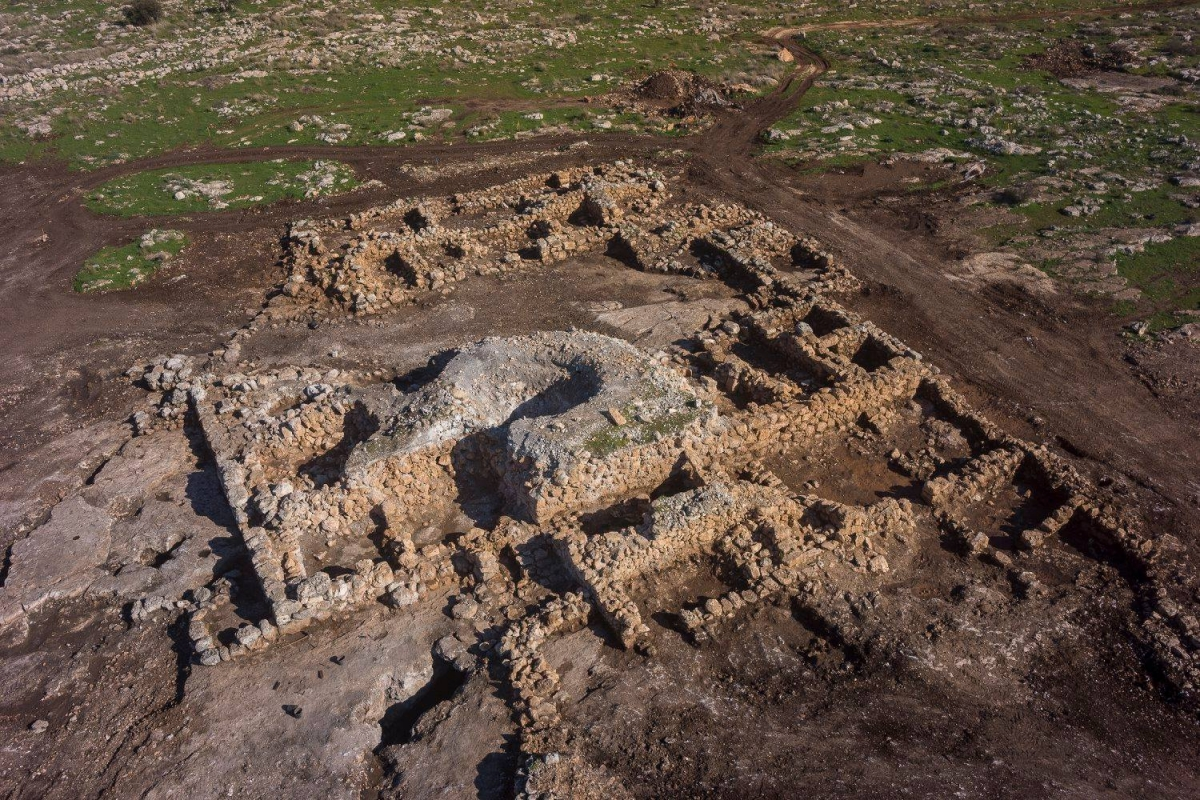
#> input picture R.jpeg, 1200 x 800 px
$ python main.py
#> lines starting #> are read from the running program, lines starting #| are printed output that depends on the picture
from PIL import Image, ImageDraw
import json

# Load the image
image_path = 'R.jpeg'
image = Image.open(image_path)
#> image is the input picture: PIL image 1200x800 RGB; mean R, G, B 99.4, 81.8, 68.7
gray_image = image.convert('L')
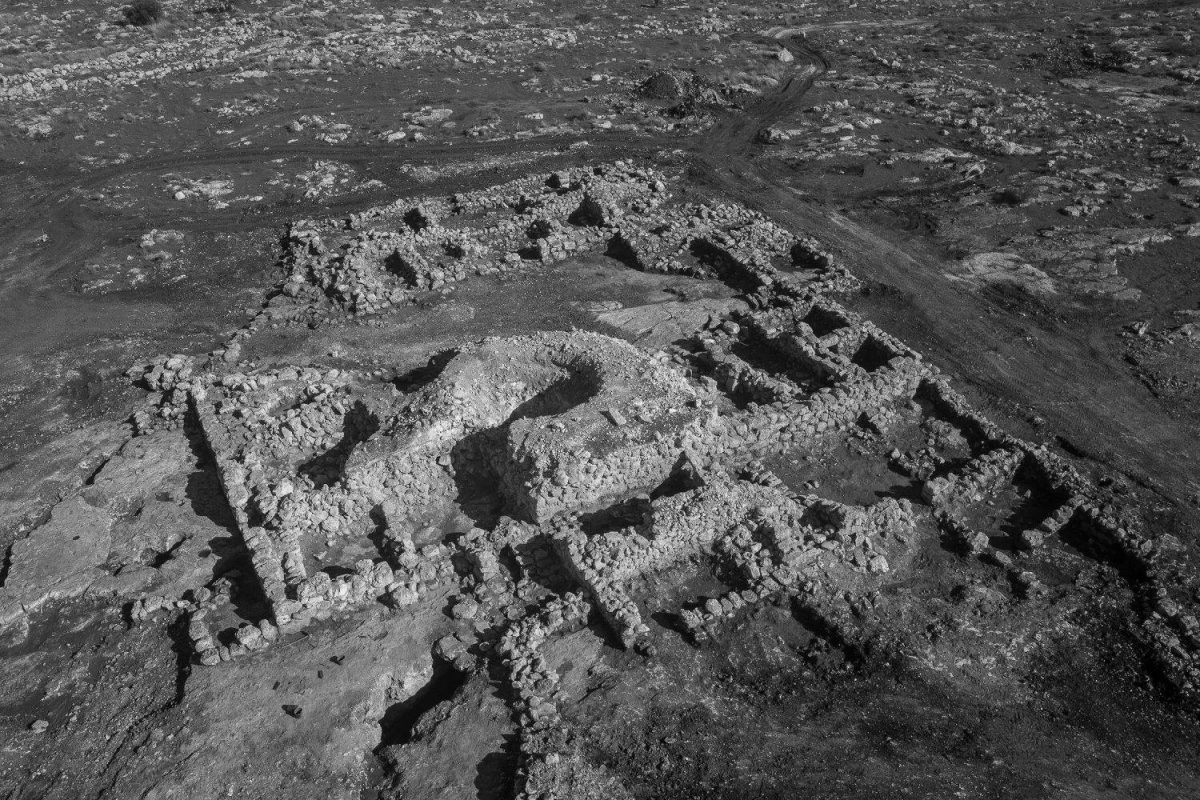
#> gray_image: PIL image 1200x800 L; min 0, max 244, mean 85.5

detected_objects = [(50, 50, 100, 150), (200, 80, 120, 160)]

# Determine the overall bounding rectangle
if detected_objects:
    x_min = min([x for (x, y, w, h) in detected_objects])
    y_min = min([y for (x, y, w, h) in detected_objects])
    x_max = max([x + w for (x, y, w, h) in detected_objects])
    y_max = max([y + h for (x, y, w, h) in detected_objects])

    bounding_box = (x_min, y_min, x_max - x_min, y_max - y_min)
else:
    bounding_box = (0, 0, gray_image.width, gray_image.height)

# Draw the bounding rectangle on the image
draw = ImageDraw.Draw(image)
draw.rectangle([bounding_box[0], bounding_box[1], bounding_box[0] + bounding_box[2], bounding_box[1] + bounding_box[3]], outline="green", width=2)

# Save the processed image
output_image_path = 'output_image.jpg'
image.save(output_image_path)
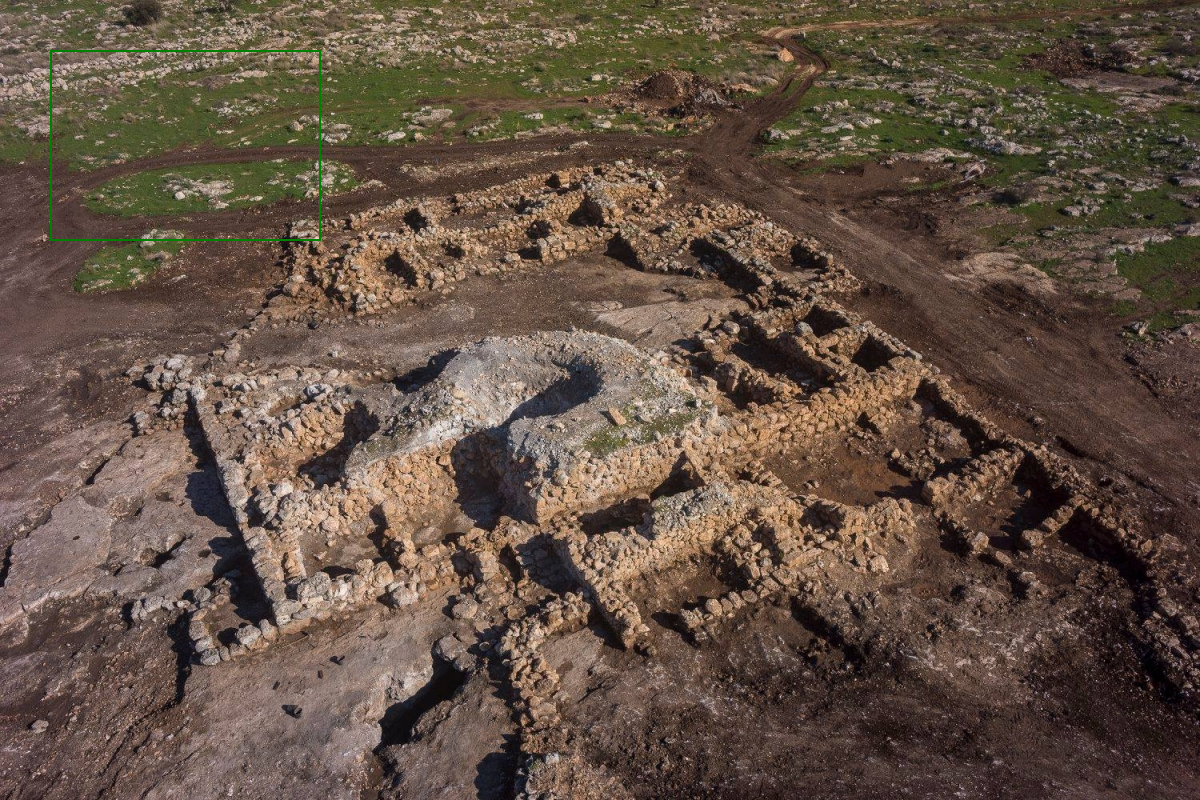
#> saved as output_image.jpg: PIL image 1200x800 RGB; mean R, G, B 99.1, 81.8, 68.5

# Example real-world coordinates (for demonstration purposes)
top_left_coords = (40.7128, -74.0060)  # Latitude, Longitude
length = 500  # in meters
width = 300  # in meters

metadata = {
    "Type": "BoundingRectangle",
    "TopLeftCorner": {
        "Latitude": top_left_coords[0],
        "Longitude": top_left_coords[1]
    },
    "Length": length,
    "LengthUnit": "meters",
    "Width": width,
    "WidthUnit": "meters",
    "BoundingBox": {
        "x": bounding_box[0],
        "y": bounding_box[1],
        "width": bounding_box[2],
        "height": bounding_box[3]
    }
}

# Save metadata to a JSON file
with open('metadata.json', 'w') as f:
    json.dump(metadata, f, indent=4)

print("Bounding boxes:", bounding_box)
print("Metadata:", json.dumps(metadata, indent=4))
